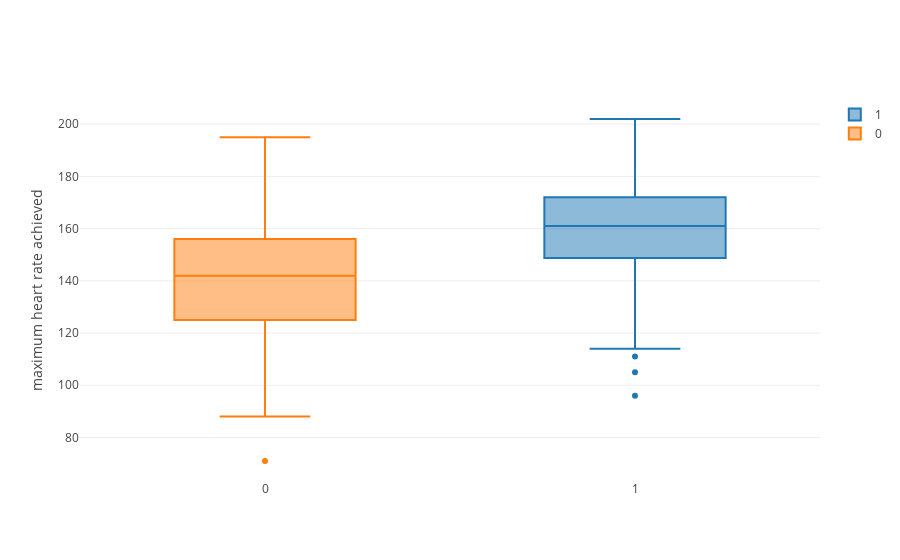

Notebook source saved alongside this figure:
### Code cell
# First let's create a list to append the data to be plotted
data = []
for target in dt.target.unique():
    data.append(go.Box(y=dt[dt.target == target].max_heart_rate_achieved, name=str(target)))

layout = go.Layout(yaxis=dict(title ='maximum heart rate achieved', zeroline=False))
                   
fig = go.Figure(data=data, layout=layout)               
py.iplot(fig, show_link=False)

### Figure 1 — Plotly figure (JSON) as saved in the notebook; plotly's stock layout.template omitted (floating-point values rounded to 4 significant figures; data arrays with more than 128 entries replaced by an {"elided": "..."} marker saying what was removed)
{"data": [{"name": "1", "type": "box", "uid": "e9a6d9bd-e983-4ca1-9f7a-70e257fcfe08", "y": {"elided": "165 int values"}}, {"name": "0", "type": "box", "uid": "c1762a31-705e-4a94-9b62-83bf5efdd367", "y": {"elided": "138 int values"}}], "layout": {"yaxis": {"title": {"text": "maximum heart rate achieved"}, "zeroline": false}}}
